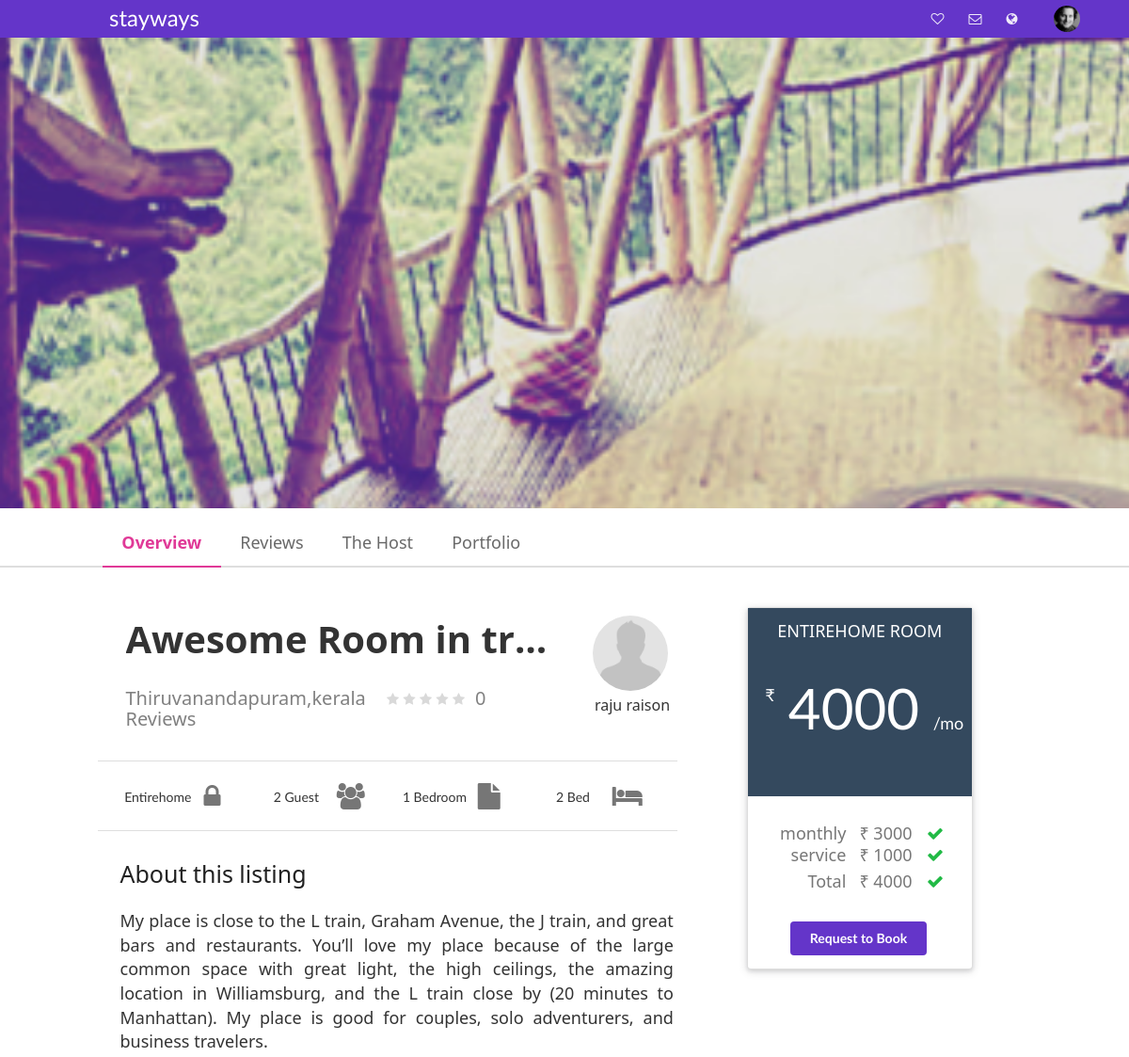
Before: /room/6/ (upper part) with the older database file.
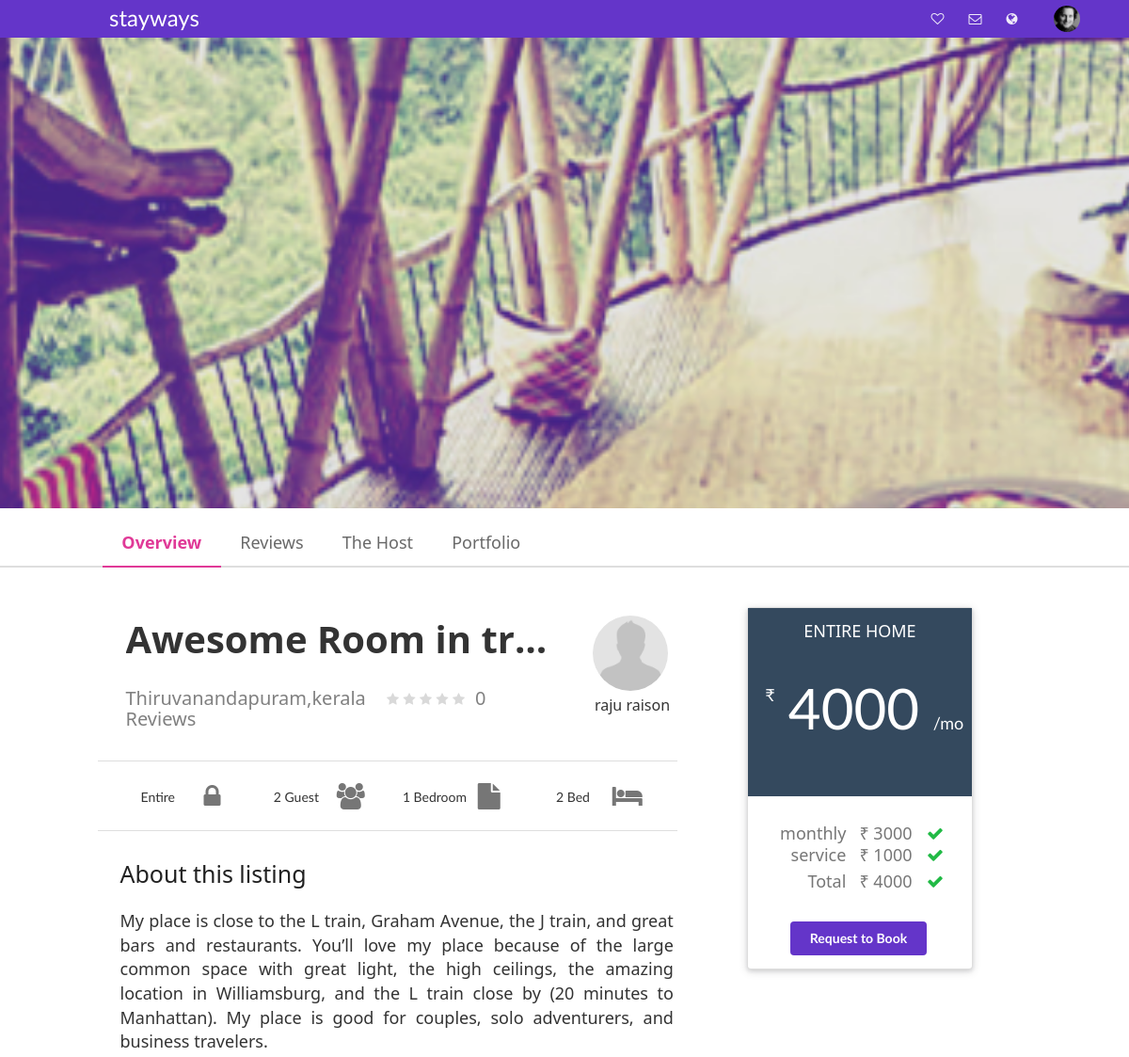
After: the same page with the newer database file.
### main/models.py (models this page shows, shortened)
class Room(models.Model):
    room_id = models.AutoField(primary_key=True)
    user = models.ForeignKey(User, on_delete=models.CASCADE)
    type = models.CharField("Type of Room",max_length=255)
    wifi = models.BooleanField(default=False)
    pets = models.BooleanField(default=False)
    kitchen = models.BooleanField(default=False)
    ac= models.BooleanField(default=False)
    furnitured =models.BooleanField(default=False)
    service = models.IntegerField(default=0)
    guest =models.IntegerField("no.of guests",default=1)
    no_bedrooms = models.IntegerField("no.of bed rooms",default=1)
    no_beds = models.IntegerField(default=1)
    title = models.CharField(max_length=255,default="Title")
    desc = models.TextField(default="")
    price = models.IntegerField("Price",default=0)
    city = models.CharField("City", max_length=100,default="")
    state = models.CharField("State", max_length=100,default="")
    Zipcode = models.CharField("Zip Code", max_length=20,default="")
    avgrating = models.IntegerField("Average Rating",default=0)

class Person(models.Model):
    user = models.OneToOneField(User, on_delete=models.CASCADE)
    first_name = models.CharField(max_length=100,default="")
    last_name = models.CharField(max_length=100,default="")
    image    = models.FileField(default='/default/avatar.png')
    home_town = models.CharField("Home Town", max_length=100,default="")

### main/views.py (the view)
# urls.py: url(r'^room/(?P<rid>[0-9]+)/$', views.room_detail),
def room_detail(request,rid):
    room = Room.objects.get(room_id=rid)
    reviews = Review.objects.filter(room=rid)
    rcount = reviews.count()
    host   = Person.objects.get(user=room.user)
    photos = Portfolio.objects.filter(room=room.room_id)
    monthlyCharge = room.price - room.service
    return render(request,'detail.html',{
        'monthlyCharge':monthlyCharge,
        'host':host,
        'room' : room,
        'reviews' :reviews,
        'count' :rcount,
        'photos':photos
    })

### templates/detail.html (shortened to what this page needs)
{% extends "layout.html" %}
{% load static from staticfiles %}
{% block content %}
    <div class="ui grid detail" id="detailfow">
        <div class="row cover_row">
            <div class="sixteen wide column detail_cover">
            </div>
        </div>
        <div class="row" id="sy_overview">
            <div class="ui fluid pink secondary pointing menu" id="detail_menu">
                <a class="item active" id="overview1" href="#sy_overview">
                    Overview
                </a>
                <a class="item" href="#sy_reviews">
                    Reviews
                </a>
                <a class="item" href="#sy_thehost">
                   The Host
                </a>
                <a class="item" href="#sy_portfolio">
                   Portfolio
                </a>
            </div>
        </div>
        <div class="row" id="roomOverview" >
            <div class="ui grid" style="width:100%;margin: 0px;" >
                <div class="row" style="margin:0px;">
                    <div class="two wide column"></div>
                    <div class="nine wide column" style="margin-left: -20px;">
                        <div class="ui grid" style="width: 100%;margin: 0px;">
                            <div class="row overview" >
                                <div class="eleven wide column">
                                    <div class="ui grid">
                                        <div class="row ">
                                            <span class="title ">{{ room.title }}</span>
                                        </div>
                                        <div class="row gaptitle"></div>
                                        <div class="row ">
                                            <div class="sixteen wide column place_column">
                                                <div style="float:left;margin-right: 20px;">
                                                    <span class="place">{{ room.city|title }},{{room.state|lower}}</span>
                                                </div>
                                                <div>
                                                    <div class="ui star rating" data-rating="{{ room.avgrating }}"></div>
                                                        <span class="place rv">{{ count }} Reviews</span>
                                                </div>
                                            </div>
                                        </div>
                                    </div>
                                </div>
                                <div class="four wide column avatarcolumn">
                                    <div class="avatarimg">
                                            <img class="ui tiny avatar image" src="/media/{{ host.image}}">
                                    </div>
                                    <div class="avatarname">{{ host.first_name }} {{ host.last_name }}</div>
                                </div>
                            </div>
                            <div class="row overview" style="margin-top:-10px;">
                                <div class="ui divider line"></div>
                                <div class="ui four column grid typeIcons">
                                    <div class="row" style="margin:-6px 0px 0px -15px;">
                                        <div class="column">
                                            <i class="big lock icon"></i>
                                            <div class="avatarname">{{ room.type|title }}</div>
                                        </div>
                                        <div class="column">
                                            <i class="big users icon"></i>
                                            <div class="avatarname">{{ room.guest }} Guest</div>
                                        </div>
                                        <div class="column">
                                            <i class="big file icon"></i>
                                            <div class="avatarname">{{ room.no_bedrooms }} Bedroom</div>
                                        </div>
                                        <div class="column">
                                            <i class="big bed icon"></i>
                                            <div class="avatarname">{{ room.no_beds }} Bed</div>
                                        </div>
                                    </div>
                                </div>
                            </div>
                            <div class="row overview">
                                <div class="ui divider line" style="margin-top:-20px;"></div>
                                <div class="ui four column grid typeIcons">
                                    <div class="row" style="margin-top: -25px;">
                                        <span class="subhead ">About this listing</span>
                                        <p>
                                            {{ room.desc }}
                                        </p>
                                    </div>
                                </div>
                            </div>
                        </div>
                    </div>
                    <div class="four wide column stickycard">
                        <div class="ui internal rail">
                            <div class="ui sticky" id="pricetag">
                            <div class="ui raised segment">
                                <div class="pricediv">
                                    <div class="ui grid">
                                        <div class="row">
                                            <div class="column pricehead">
                                                <span>{{room.type}} {% if room.type == "ENTIRE" %}
                                                                                                         HOME
                                                                                                    {% else %}
                                                                                                         ROOM
                                                                                                    {% endif%} </span>
                                            </div>
                                        </div>
                                        <div class="row pricesignrow">
                                            <div class="four wide column">
                                                <span class="pricesign">₹ </span>
                                            </div>
                                        </div>
                                        <div class="row pricetag">
                                            <div class="one wide column"></div>
                                            <div class="eleven wide column" style="padding-right:0px;">
                                                <span>{{ room.price }}</span>
                                            </div>
                                            <div class="one wide column" style="padding:0px;">
                                                <span class="pricesign">/mo</span>
                                            </div>
                                        </div>
                                    </div>
                                </div>
                                <div class="pricedetails" >
                                    <div class="ui grid">
                                        <div class="row"></div>
                                        <div class="row">
                                                    <div class="seven wide column" style="text-align:right;padding-right:0px;">
                                                        <div><span class="detailtext">monthly</span></div>
                                                        <div><span class="detailtext">service </span></div>
                                                        <div><span class="detailtext bold">Total   </span></div>
                                                    </div>
                                                    <div class="seven wide column" style="text-align:left;">
                                                        <div><span class="detailtext">₹ {{ monthlyCharge}}</span></div>
                                                        <div><span class="detailtext">₹ {{ room.service }}</span></div>
                                                        <div><span class="detailtext bold">₹ {{ room.price }}</span></div>
                                                    </div>
                                                    <div class="column" style="text-align:right;margin-left:-20px;padding-left:0px;">
                                                        <span class="detailtext"><i class="green checkmark icon"></i></span>
                                                        <span class="detailtext"><i class="green checkmark icon"></i></span>
                                                        <span class="detailtext bold"><i class="green checkmark icon"></i></span>
                                                    </div>
                                        </div>
                                        <div class="row">
                                            <div class="column" style="text-align:center;">
                                                <button class="ui violet button">Request to Book</button>
                                            </div>
                                        </div>
                                    </div>
                                </div>
                            </div>
                            </div>
                        </div>
                    </div>
                </div>
            </div>
        </div>
    </div>
{% endblock %}

### templates/layout.html (shortened to what this page needs)
{% load static from staticfiles %}
<!Doctype html>
<html>
<head>
    <link href="{% static 'css/font.css' %}" rel="stylesheet">
    <link rel="stylesheet" type="text/css" href="{% static 'css/semantic.min.css' %}">
    <link href="{% static 'css/style.css' %}" rel="stylesheet">
    <link href="{% static 'css/animate.min.css' %}" rel="stylesheet">
    <link href="{% static 'css/lightbox.css' %}" rel="stylesheet">
    <link href="{% static 'css/jquery.qtip.min.css' %}" rel="stylesheet">
</head>
<body>
    <div class="ui grid mainLayer">
        <div class="row gridrow">
            <div class="ui violet inverted secondary navigation menu">
                <a href="{% url 'main:index' %}" class="header"><div>stayways</div></a>
                <div class="right menu rightMenu">
                    <a class="item menuItem"><i aria-hidden="true" class="empty heart inverted icon"></i></a>
                    <a class="item menuItem"><i aria-hidden="true" class="mail outline inverted icon"></i></a>
                    <a class="item menuItem"><i aria-hidden="true" class="world inverted icon"></i></a>
                    <a class="item avatarIcon"><img class="ui avatar image" src="{% static 'images/profile.jpg' %}"></a>
                    <div class="item"></div>
                </div>
            </div>
        </div>
    </div>
    {% block content %}
    {% endblock %}
</body>
</html>

Changed rows visible on the page:
changed Room "Thiruvanandapuram": type "Entirehome" → "Entire"; type "ENTIREHOME" → "ENTIRE"
Other visible differences:
text no longer shown: "ROOM"
text now shown: "HOME"
